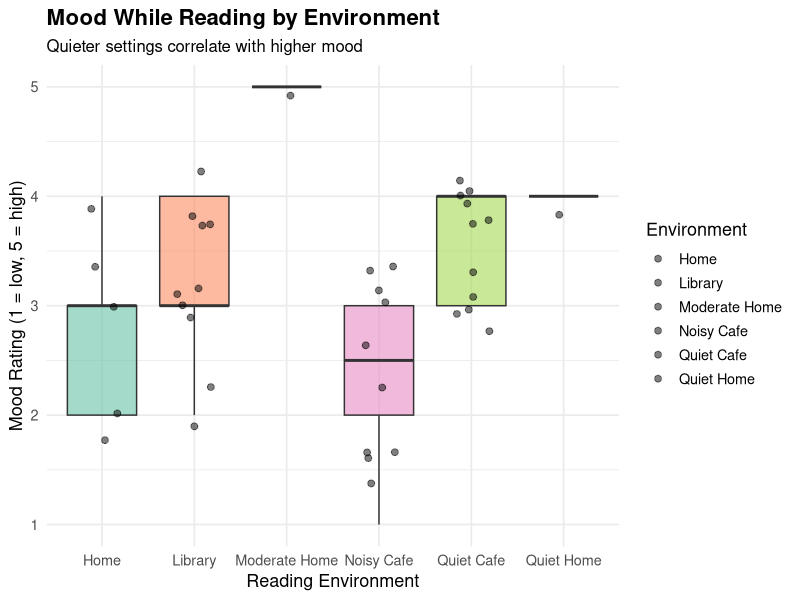

Reproduce this figure in R.
## ---- chunk 1
# Load required libraries
library(tidyverse)
library(here)

# Read in dataset
reading_data <- read_csv(here("data", "updated_reading_dataset.csv"))
## ---- chunk 2
# Plot 1: Mood by Reading Environment
ggplot(reading_data, aes(x = Environment, y = Mood, fill = Environment)) +
  geom_boxplot(show.legend = FALSE, alpha = 0.6, outlier.shape = NA) +
  geom_jitter(width = 0.2, color = "black", alpha = 0.5, size = 2) +
  scale_fill_brewer(palette = "Set2") +
  labs(
    title = "Mood While Reading by Environment",
    subtitle = "Quieter settings correlate with higher mood",
    x = "Reading Environment",
    y = "Mood Rating (1 = low, 5 = high)"
  ) +
  theme_minimal(base_size = 13) +
  theme(
    plot.title = element_text(face = "bold", size = 16),
    plot.subtitle = element_text(size = 12)
  )
